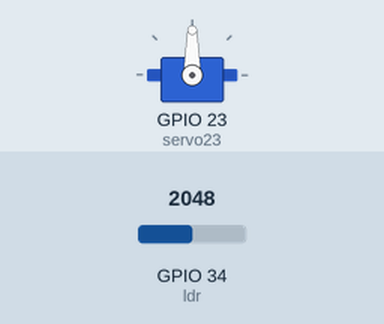
Recording of a sketch running on a simulated ESP32. Shown: servo. The test bench sets the inputs (shaded band); at power-on: GPIO 34 (ldr) = 2048. WiFi joins after 1.5 s; servers stay silent unless stated; the Firebase database answers and starts empty; what the sketch prints to the serial monitor is not drawn.

Above: at 1.6 s.
At 2.95 s:
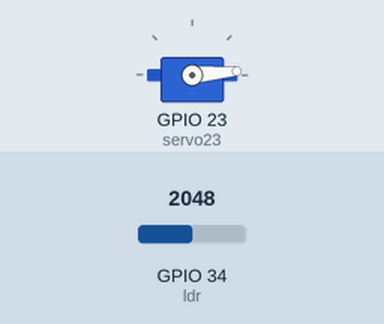
At 4.45 s:
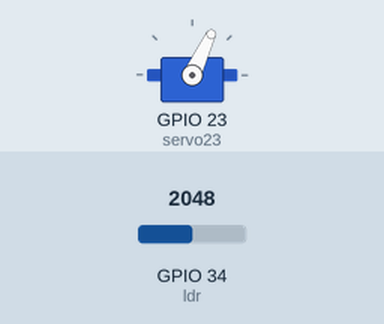
At 7.4 s:
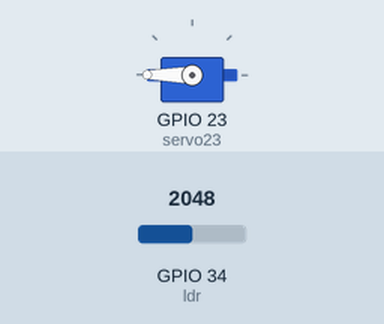
Timing chart, 0 to 8.9 s (numbered marks = the images above):
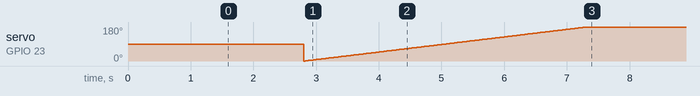

The sketch:

mini-03.ino
```cpp
#include <WiFi.h>
#include <ESP32Servo.h>

#include "FirebaseESP32.h"

#define FIREBASE_HOST "https://iniiotboss-default-rtdb.firebaseio.com/"
#define FIREBASE_AUTH "rmdN0oS6zC2S47XFr2SDb0S4kd5QU9rts8amrDt2"
#define WIFI_SSID "IniWifi"
#define WIFI_PASSWORD "iniWifi123"

FirebaseData firebaseData;

int ldr = 34, batas, val, valAkhir, i, valueBatas;
// char stringLux[10], valBatas[10];
Servo servo23;
bool terbuka = false;

void initWifi(){
  WiFi.begin(WIFI_SSID, WIFI_PASSWORD);
  Serial.print("Connecting to Wi-Fi");
  while (WiFi.status() != WL_CONNECTED)
  {
    Serial.print(".");
    delay(300);
  }
  Serial.println();
  Serial.print("Connected with IP: ");
  Serial.println(WiFi.localIP());
  Serial.println();

  Firebase.begin(FIREBASE_HOST, FIREBASE_AUTH);
  Firebase.reconnectWiFi(true);

  Firebase.setReadTimeout(firebaseData, 1000 * 60);
  Firebase.setwriteSizeLimit(firebaseData, "tiny");
}

void firebaseNih() {
  Firebase.setInt(firebaseData, "/iniiotboss-default-rtdb/node1/ldr", valAkhir);
  delay(1000);
  Firebase.getInt(firebaseData, "/iniiotboss-default-rtdb/node1/batas");
  batas = firebaseData.intData();

  if(!terbuka){
      if(valAkhir >= batas){
        Serial.println("Terbuka");
        for(i=0; i<=180; i++){
          servo23.write(i);
          if(i%3==0)Serial.print(".");
            delay(25);
        }
        terbuka = true;
      }
    }else{
      if(valAkhir <= batas){
        Serial.println("Tertutup");
        for(i=180; i>0; i--){
          servo23.write(i);
          if(i%3==0)Serial.print(".");
            delay(25);
        }
        terbuka = false;
      }
    }
}

void lux(){
  val = analogRead(ldr);
  valAkhir = 0.009768*val+10;
}

void setup() {
  // put your setup code here, to run once:
  Serial.begin(115200);
  initWifi();

  servo23.attach(23);
}

void loop() {
  lux();
  Serial.println(valAkhir);
  Serial.println(batas);
  firebaseNih();
}
```
